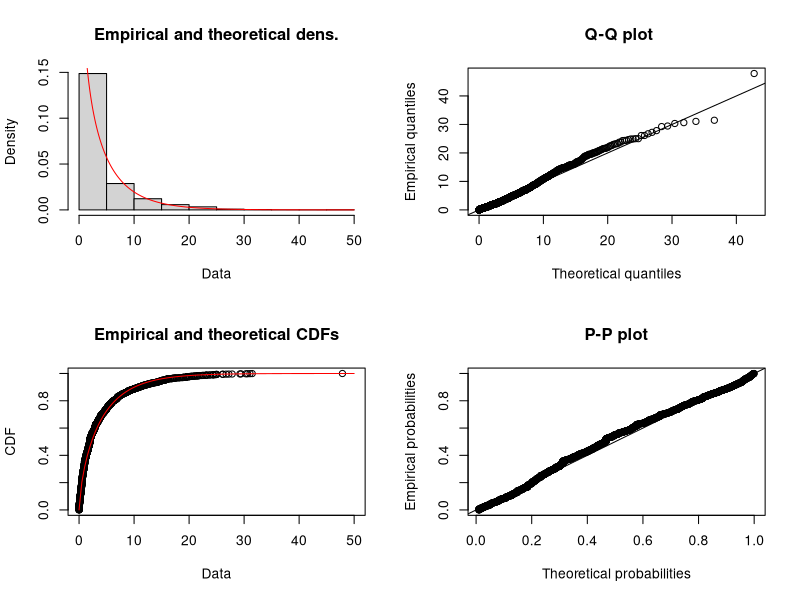
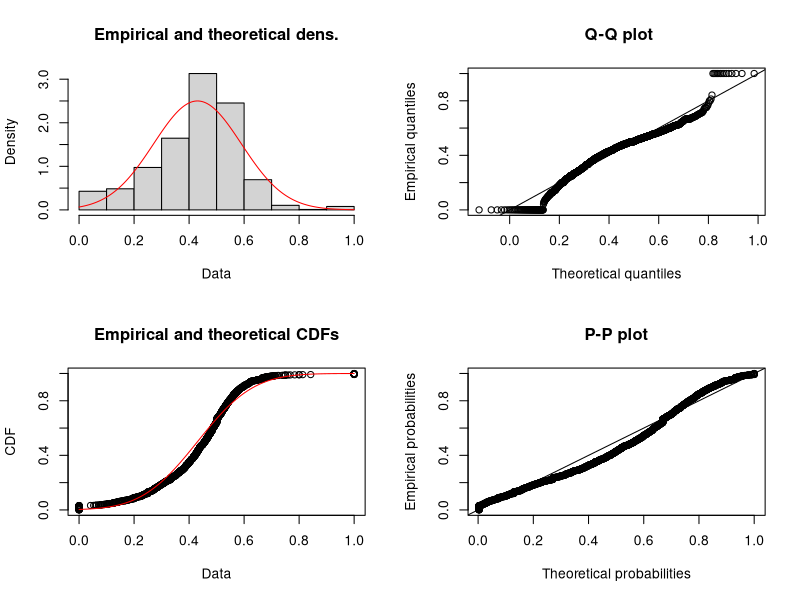
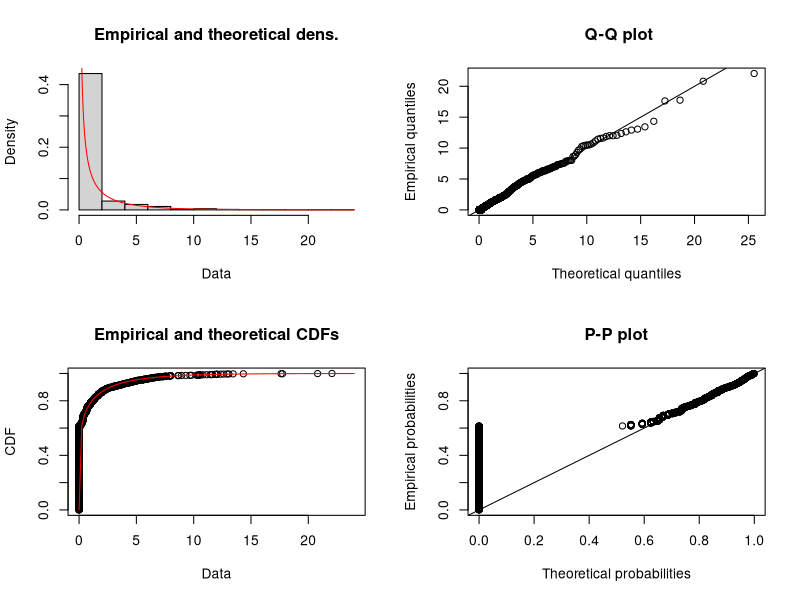
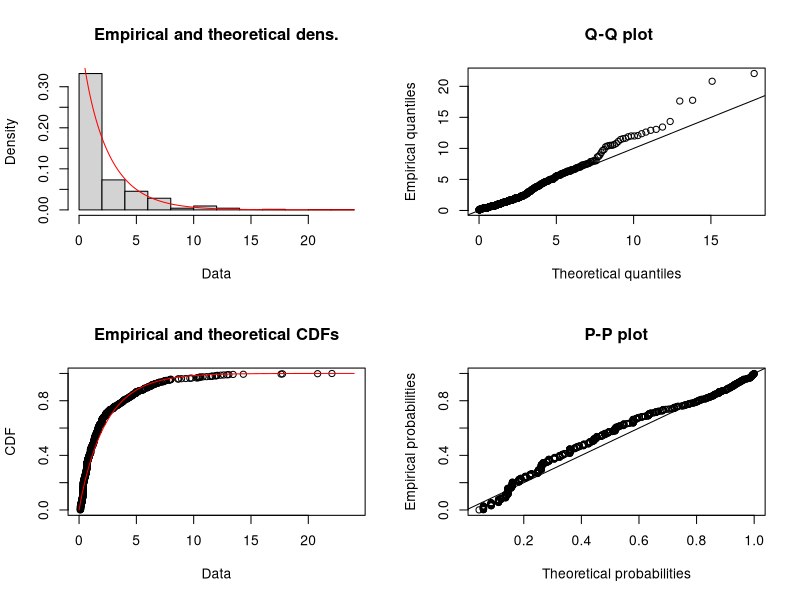
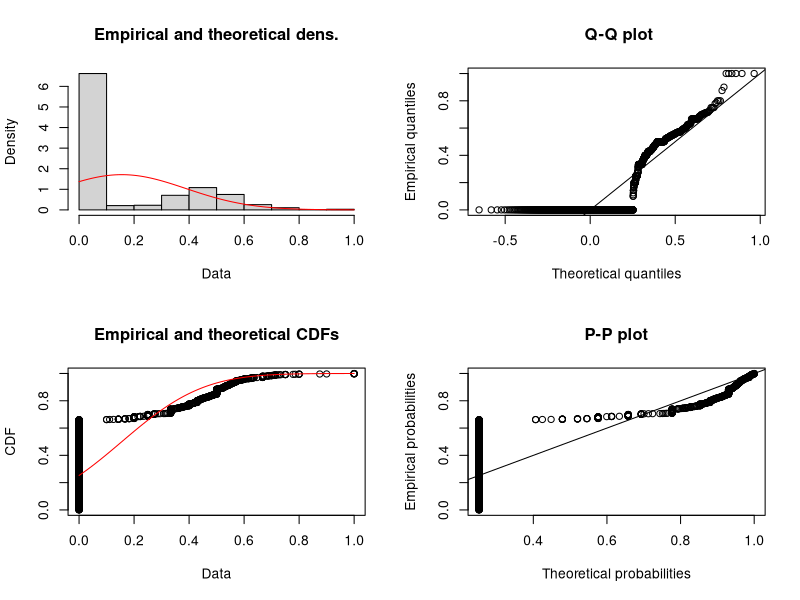
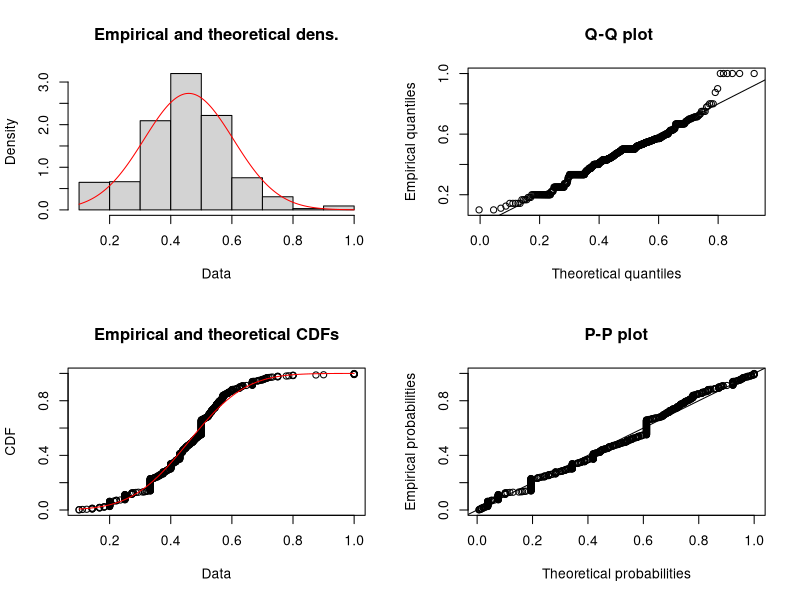
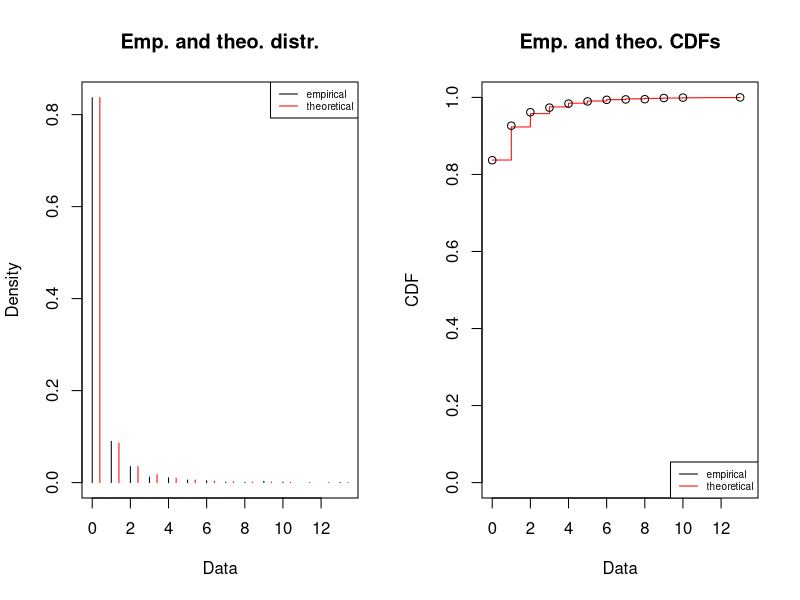
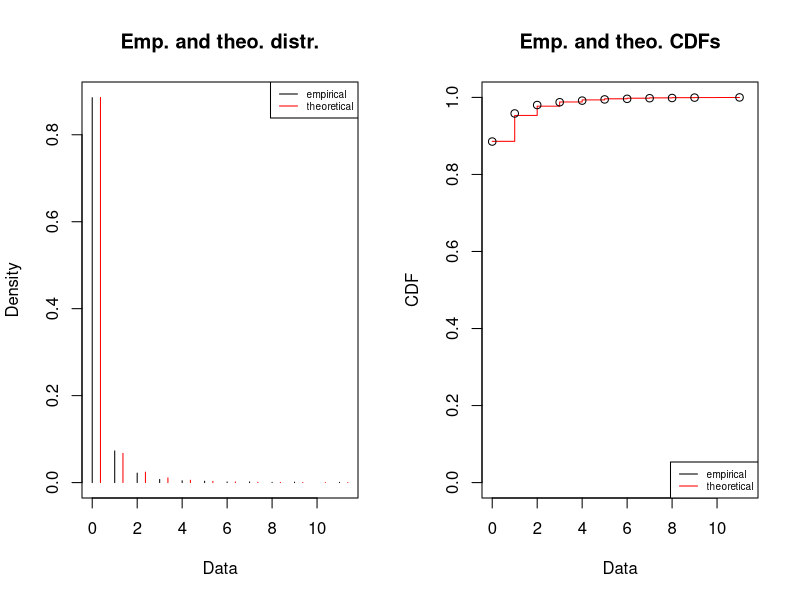

These charts were generated, in order, by the following R code:
## ---- chunk 1
df <- read.csv('data/all_coaches.csv')
data_dict <- list(
              N='Name',
              GR='Games Relative',
              WP='Win Loss Percentage',
              PGR='Playoff Games Relative',
              PWP='Playoff Win Percentage',
              CC='Conference Championships',
              C='Championships',
              HOF='Hall of Fame',
              S='Sport')
names(df) <- names(data_dict)
head(df)
## ---- chunk 2
set.seed(7)
train_frac <- 4/5
df_HOF_1 <- df[df$HOF==1,]
df_HOF_0 <- df[df$HOF==0,]
HOF_1_train <- sample(1:nrow(df_HOF_1),floor(nrow(df_HOF_1)*train_frac))
HOF_0_train <- sample(1:nrow(df_HOF_0),floor(nrow(df_HOF_0)*train_frac))
df_train <- rbind(df_HOF_1[HOF_1_train,],df_HOF_0[HOF_0_train,])
df_test <- rbind(df_HOF_1[-HOF_1_train,],df_HOF_0[-HOF_0_train,])
l1 <- sprintf('Train Fraction: %.2f',train_frac)
l2 <- sprintf('Hall of Fame Coaches: %d. (Train %d , Test %d)',
        nrow(df_HOF_1),length(HOF_1_train),nrow(df_HOF_1)-length(HOF_1_train))
l3 <- sprintf('Non Hall of Fame Coaches: %d. (Train %d , Test %d)',
        nrow(df_HOF_0),length(HOF_0_train),nrow(df_HOF_0)-length(HOF_0_train))
l4 <- sprintf('Overall: (Train %d , Test %d)',nrow(df_train),nrow(df_test))
cat(sprintf('%s\n%s\n%s\n%s\n',l1,l2,l3,l4))
## ---- chunk 3
model_1 <- glm(HOF ~ GR + WP + PGR + PWP + CC + C + S,
               data=df_train,
               family="binomial")
summary(model_1)
df_test$yHat_1 <- predict(model_1, newdata=df_test, type="response")
## ---- chunk 4
library(lme4)
model_2 <- lmer(HOF ~ GR + WP + PGR + PWP + CC + C + (1|S),
                data = df_train)
summary(model_2)
df_test$yHat_2 <- predict(model_2,df_test, type="response")
## ---- chunk 5
library(fitdistrplus)
fit_gr <- fitdist(df$GR,'gamma')
plot(fit_gr)
summary(fit_gr)
# --> GR ~ Gamma( .676 , .170 )
## ---- chunk 6
fit_wp <- fitdist(df$WP,'norm')
plot(fit_wp)
summary(fit_wp)
# --> WP ~ N( .430 , .160 )
## ---- chunk 7
# include coaches with 0 playoff games
fit_pgr <- fitdist(df$PGR,'gamma','mme')
plot(fit_pgr)
summary(fit_pgr)
# ony coaches with > 0 playoff games
df_pgr_gt0 <- df[df$PGR>0,]
fit_pgr_gt0 <- fitdist(df_pgr_gt0$PGR,'gamma')
plot(fit_pgr_gt0)
summary(fit_pgr_gt0)
# --> PGR ~ Gamma( .940 , .401 )
## ---- chunk 8
# include coaches with 0% playoff win-loss-percentage
fit_pwp <- fitdist(df$PWP,'norm')
plot(fit_pwp)
summary(fit_pwp)
# only coaches with > 0% playoff win-loss percentage
df_pwp_gt0 <- df[df$PWP>0,]
fit_pwp_gt0 <- fitdist(df_pwp_gt0$PWP,'norm')
plot(fit_pwp_gt0)
summary(fit_pwp_gt0)
# --> PWP ~ N( .459 , .146 )
## ---- chunk 9
fit_cc <- fitdist(df$CC,'nbinom')
plot(fit_cc)
summary(fit_cc)
# --> CC ~ Neg-Binomial( .145 , .347 )
## ---- chunk 10
fit_c <- fitdist(df$C,'nbinom')
plot(fit_c)
summary(fit_c)
# --> C ~ Neg-Binomial( .119 , 210 )
## ---- chunk 11
library(blme)
# Approximate fits by MLE estimation (as shown above)
# --> GR  ~ Gamma( .676 , .170 )
# --> WP  ~ N( .430 , .160 )
# --> PGR ~ Gamma( .940 , .401 )
# --> PWP ~ N( .459 , .146 )
# --> CC  ~ Neg-Binomial( .145 , .347 )
# --> C   ~ Neg-Binomial( .119 , 210 )
model_3 <- blmer(HOF ~ GR + WP + PGR + PWP + CC + C + (1|S),
                 data = df_train,
                 resid.prior = gamma,
                 fixef.prior = normal,
                 cov.prior = invwishart)
summary(model_3)
df_test$yHat_3 <- predict(model_3, newdata=df_test, type="response")
## ---- chunk 12
model_metrics <- function(df_test,yHat_col,model_name){
  yHat_b_col <- paste0(yHat_col,'b')
  df_test[,yHat_b_col] <-(df_test[[yHat_col]] >= .5)
  yHat_b <- df_test[[yHat_b_col]]
  hof <- df_test$HOF
  tp <- sum((yHat_b==1 & hof==1))
  fp <- sum((yHat_b==1 & hof==0))
  fn <- sum((yHat_b==0 & hof==1))
  tn <- sum((yHat_b==0 & hof==0))
  accuracy <- (tp+tn)/(tp+tn+fp+fn)
  precision <- tp/(tp+fp)
  recall <- tp/(tp+fn)
  cat(sprintf('%s\n\tAccuracy: %.3f\n\tPrecision: %.3f\n\tRecall: %.3f\n',
              model_name,accuracy,precision,recall))
  return (df_test)}
## ---- chunk 13
df_test <- model_metrics(df_test,'yHat_1','Standard Logistic Regression')
df_test <- model_metrics(df_test,'yHat_2','Logistic Mixed Model')
df_test <- model_metrics(df_test,'yHat_3','Bayesian Mixed Model')
df_test[df_test$HOF==1 & df_test$yHat_3b==F,]
